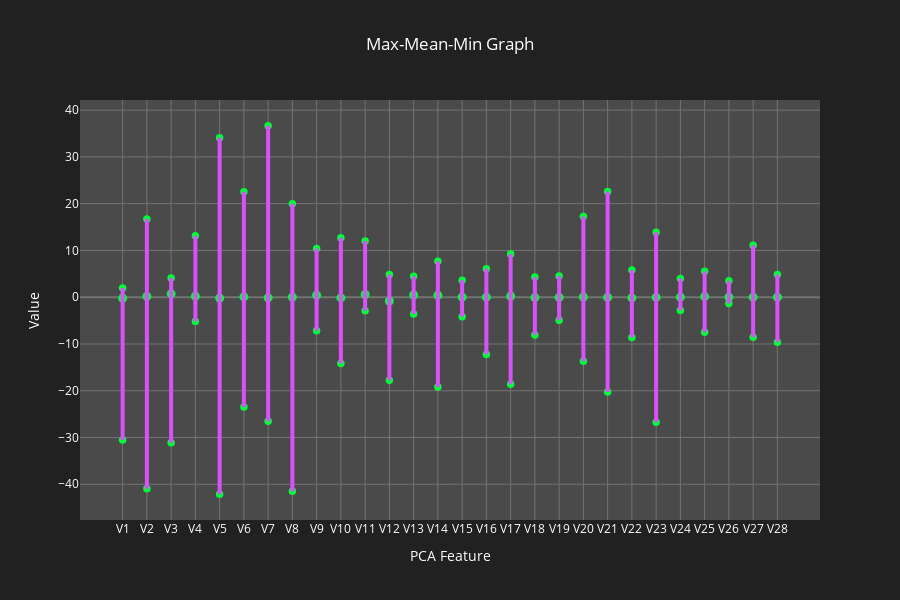

This figure's notebook cell:
### Markdown cell above
**Now let's check out the minimum maximum and mean value of the features generated using PCA.**

### Code cell
fig = go.Figure()

# Lines joining Max-Mean-Min
for row in df.describe().T.index[1:-2]:
    if df.describe().T['min'][row]!=df.describe().T['max'][row]:
        fig.add_shape(
            dict(type="line",
                 x0=row,
                 x1=row,
                 y0=df.describe().T['min'][row],
                 y1=df.describe().T['max'][row],
                 line=dict(
                   color=colors[2],
                   width=4)
                )
        )

# Min point
fig.add_trace(go.Scatter(x=df.describe().T.index[1:-2],
                         y=df.describe().T['min'][1:-2],
                         mode="markers",
                         showlegend=False,
                         name="min",
                         marker=dict(color=colors[7],
                                     size=7.5)))

# Mean point
fig.add_trace(go.Scatter(x=df.describe().T.index[1:-2],
                         y=df.describe().T['mean'][1:-2],
                         mode="markers",
                         showlegend=False,
                         name="mean",
                         marker=dict(color=colors[7],
                                     size=9)))

# Max point
fig.add_trace(go.Scatter(x=df.describe().T.index[1:-2],
                         y=df.describe().T['max'][1:-2],
                         mode="markers",
                         showlegend=False,
                         name="max",
                         marker=dict(color=colors[7],
                                     size=7.5)))

# layout and axes configs
fig.update_layout(title="Max-Mean-Min Graph", title_x=0.5, height=600, plot_bgcolor=colors[3], paper_bgcolor=colors[4], font_color=colors[5], xaxis_title="PCA Feature", yaxis_title="Value")
fig.update_xaxes(gridcolor=colors[6], zerolinecolor=colors[6])
fig.update_yaxes(gridcolor=colors[6], zerolinecolor=colors[6])

fig.show()

### Figure 1 — Plotly figure (JSON) as saved in the notebook; plotly's stock layout.template omitted (floating-point values rounded to 4 significant figures)
{"data": [{"marker": {"color": "#03fc39", "size": 7.5}, "mode": "markers", "name": "min", "showlegend": false, "x": ["V1", "V2", "V3", "V4", "V5", "V6", "V7", "V8", "V9", "V10", "V11", "V12", "V13", "V14", "V15", "V16", "V17", "V18", "V19", "V20", "V21", "V22", "V23", "V24", "V25", "V26", "V27", "V28"], "y": [-30.55, -40.98, -31.1, -5.173, -42.15, -23.5, -26.55, -41.48, -7.175, -14.17, -2.903, -17.77, -3.589, -19.21, -4.153, -12.23, -18.59, -8.061, -4.933, -13.69, -20.26, -8.594, -26.75, -2.837, -7.496, -1.339, -8.568, -9.618], "type": "scatter"}, {"marker": {"color": "#03fc39", "size": 9}, "mode": "markers", "name": "mean", "showlegend": false, "x": ["V1", "V2", "V3", "V4", "V5", "V6", "V7", "V8", "V9", "V10", "V11", "V12", "V13", "V14", "V15", "V16", "V17", "V18", "V19", "V20", "V21", "V22", "V23", "V24", "V25", "V26", "V27", "V28"], "y": [-0.2257, 0.167, 0.7231, 0.2294, -0.1944, 0.0798, -0.1287, 0.02606, 0.4419, -0.1442, 0.5689, -0.8049, 0.481, 0.4092, 0.03067, 0.004492, 0.232, -0.07452, -0.04618, 0.04228, -0.0376, -0.1323, -0.03978, 0.01117, 0.1294, 0.02342, 0.01331, 0.004153], "type": "scatter"}, {"marker": {"color": "#03fc39", "size": 7.5}, "mode": "markers", "name": "max", "showlegend": false, "x": ["V1", "V2", "V3", "V4", "V5", "V6", "V7", "V8", "V9", "V10", "V11", "V12", "V13", "V14", "V15", "V16", "V17", "V18", "V19", "V20", "V21", "V22", "V23", "V24", "V25", "V26", "V27", "V28"], "y": [1.96, 16.71, 4.102, 13.14, 34.1, 22.53, 36.68, 20.01, 10.39, 12.7, 12.02, 4.846, 4.465, 7.692, 3.635, 6.099, 9.254, 4.296, 4.555, 17.28, 22.61, 5.806, 13.88, 4.014, 5.525, 3.517, 11.14, 4.861], "type": "scatter"}], "layout": {"shapes": [{"line": {"color": "#d852fa", "width": 4}, "type": "line", "x0": "V1", "x1": "V1", "y0": -30.55, "y1": 1.96}, {"line": {"color": "#d852fa", "width": 4}, "type": "line", "x0": "V2", "x1": "V2", "y0": -40.98, "y1": 16.71}, {"line": {"color": "#d852fa", "width": 4}, "type": "line", "x0": "V3", "x1": "V3", "y0": -31.1, "y1": 4.102}, {"line": {"color": "#d852fa", "width": 4}, "type": "line", "x0": "V4", "x1": "V4", "y0": -5.173, "y1": 13.14}, {"line": {"color": "#d852fa", "width": 4}, "type": "line", "x0": "V5", "x1": "V5", "y0": -42.15, "y1": 34.1}, {"line": {"color": "#d852fa", "width": 4}, "type": "line", "x0": "V6", "x1": "V6", "y0": -23.5, "y1": 22.53}, {"line": {"color": "#d852fa", "width": 4}, "type": "line", "x0": "V7", "x1": "V7", "y0": -26.55, "y1": 36.68}, {"line": {"color": "#d852fa", "width": 4}, "type": "line", "x0": "V8", "x1": "V8", "y0": -41.48, "y1": 20.01}, {"line": {"color": "#d852fa", "width": 4}, "type": "line", "x0": "V9", "x1": "V9", "y0": -7.175, "y1": 10.39}, {"line": {"color": "#d852fa", "width": 4}, "type": "line", "x0": "V10", "x1": "V10", "y0": -14.17, "y1": 12.7}, {"line": {"color": "#d852fa", "width": 4}, "type": "line", "x0": "V11", "x1": "V11", "y0": -2.903, "y1": 12.02}, {"line": {"color": "#d852fa", "width": 4}, "type": "line", "x0": "V12", "x1": "V12", "y0": -17.77, "y1": 4.846}, {"line": {"color": "#d852fa", "width": 4}, "type": "line", "x0": "V13", "x1": "V13", "y0": -3.589, "y1": 4.465}, {"line": {"color": "#d852fa", "width": 4}, "type": "line", "x0": "V14", "x1": "V14", "y0": -19.21, "y1": 7.692}, {"line": {"color": "#d852fa", "width": 4}, "type": "line", "x0": "V15", "x1": "V15", "y0": -4.153, "y1": 3.635}, {"line": {"color": "#d852fa", "width": 4}, "type": "line", "x0": "V16", "x1": "V16", "y0": -12.23, "y1": 6.099}, {"line": {"color": "#d852fa", "width": 4}, "type": "line", "x0": "V17", "x1": "V17", "y0": -18.59, "y1": 9.254}, {"line": {"color": "#d852fa", "width": 4}, "type": "line", "x0": "V18", "x1": "V18", "y0": -8.061, "y1": 4.296}, {"line": {"color": "#d852fa", "width": 4}, "type": "line", "x0": "V19", "x1": "V19", "y0": -4.933, "y1": 4.555}, {"line": {"color": "#d852fa", "width": 4}, "type": "line", "x0": "V20", "x1": "V20", "y0": -13.69, "y1": 17.28}, {"line": {"color": "#d852fa", "width": 4}, "type": "line", "x0": "V21", "x1": "V21", "y0": -20.26, "y1": 22.61}, {"line": {"color": "#d852fa", "width": 4}, "type": "line", "x0": "V22", "x1": "V22", "y0": -8.594, "y1": 5.806}, {"line": {"color": "#d852fa", "width": 4}, "type": "line", "x0": "V23", "x1": "V23", "y0": -26.75, "y1": 13.88}, {"line": {"color": "#d852fa", "width": 4}, "type": "line", "x0": "V24", "x1": "V24", "y0": -2.837, "y1": 4.014}, {"line": {"color": "#d852fa", "width": 4}, "type": "line", "x0": "V25", "x1": "V25", "y0": -7.496, "y1": 5.525}, {"line": {"color": "#d852fa", "width": 4}, "type": "line", "x0": "V26", "x1": "V26", "y0": -1.339, "y1": 3.517}, {"line": {"color": "#d852fa", "width": 4}, "type": "line", "x0": "V27", "x1": "V27", "y0": -8.568, "y1": 11.14}, {"line": {"color": "#d852fa", "width": 4}, "type": "line", "x0": "V28", "x1": "V28", "y0": -9.618, "y1": 4.861}], "title": {"text": "Max-Mean-Min Graph", "x": 0.5}, "font": {"color": "#ffffff"}, "height": 600, "plot_bgcolor": "#494a49", "paper_bgcolor": "#212121", "xaxis": {"title": {"text": "PCA Feature"}, "gridcolor": "#727372", "zerolinecolor": "#727372"}, "yaxis": {"title": {"text": "Value"}, "gridcolor": "#727372", "zerolinecolor": "#727372"}}}
